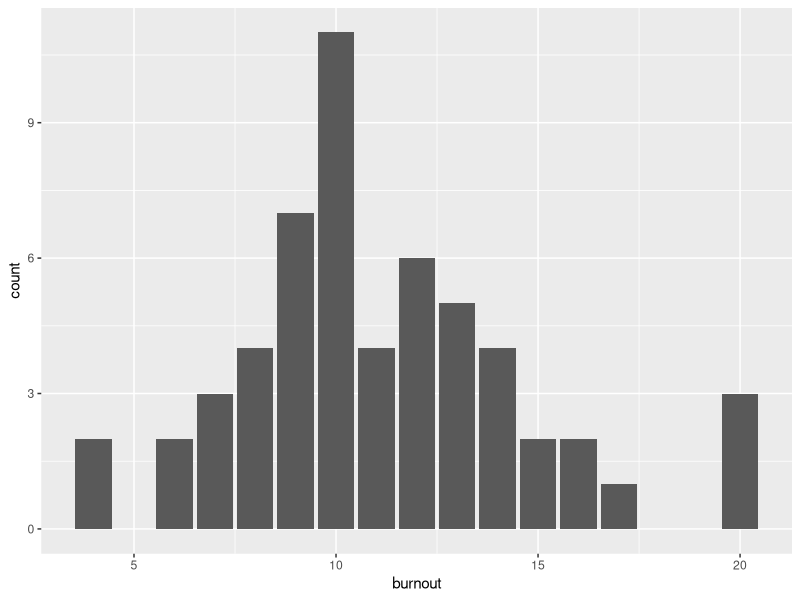
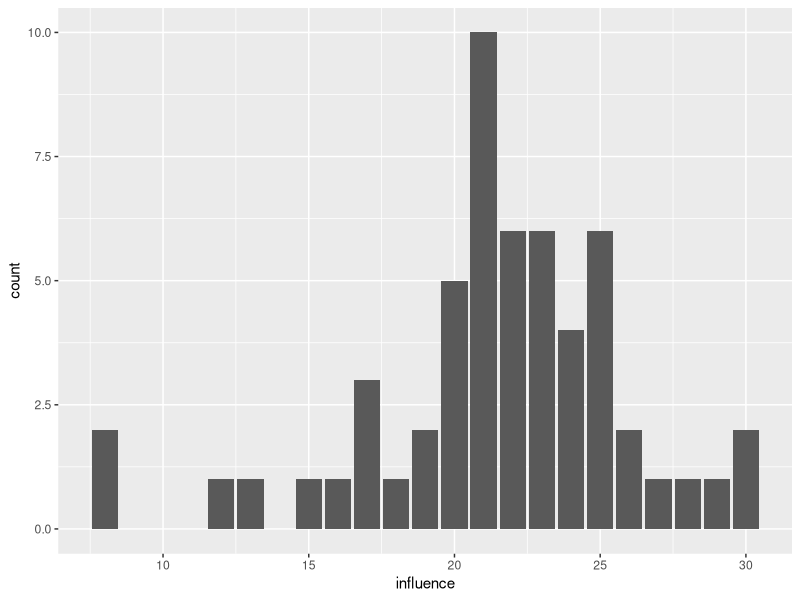
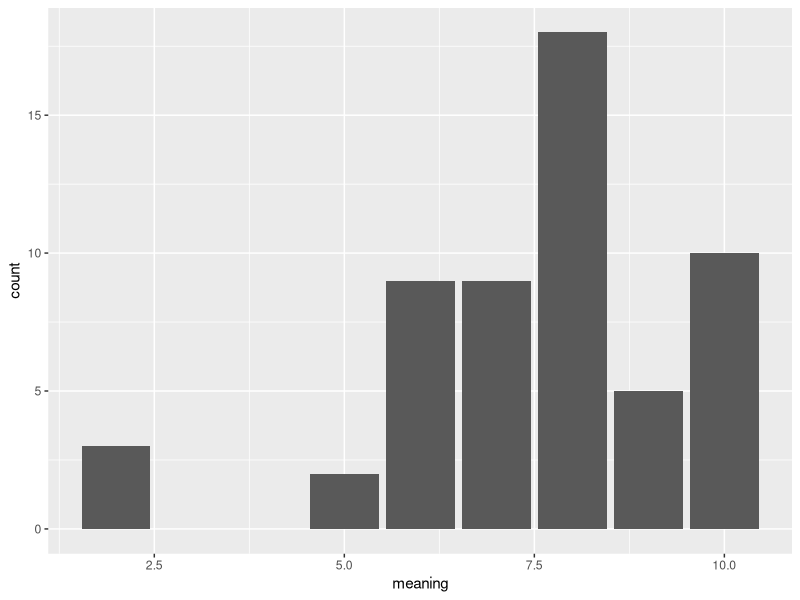
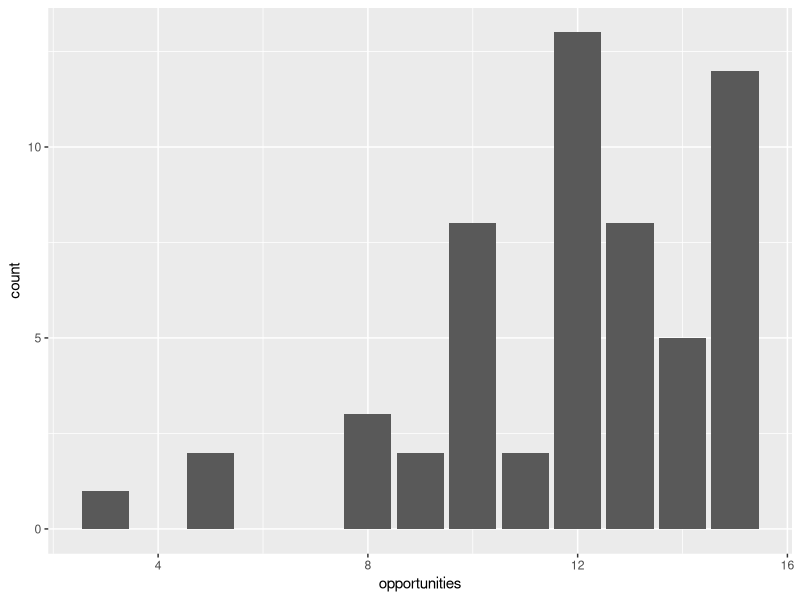
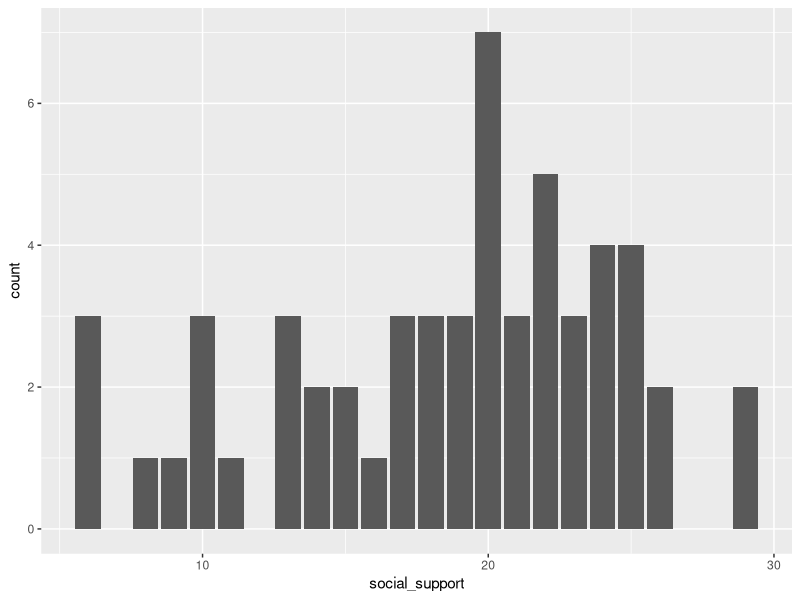
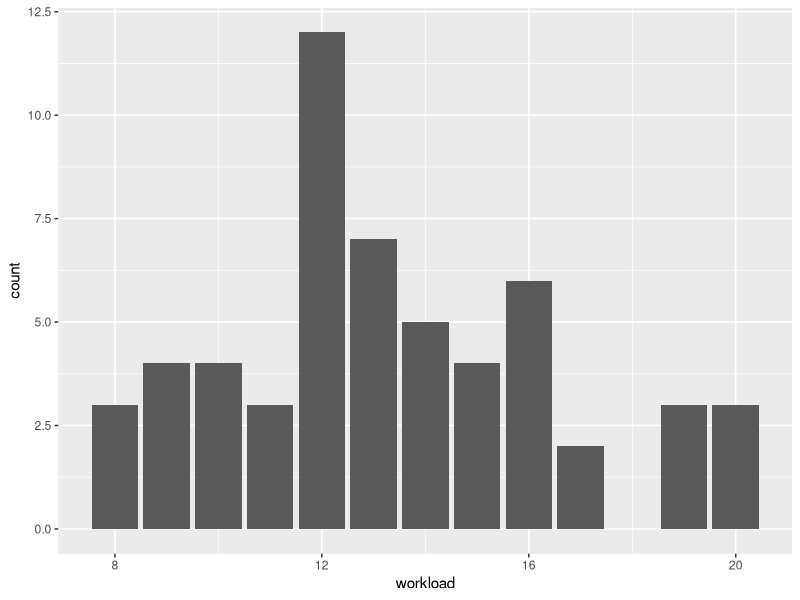
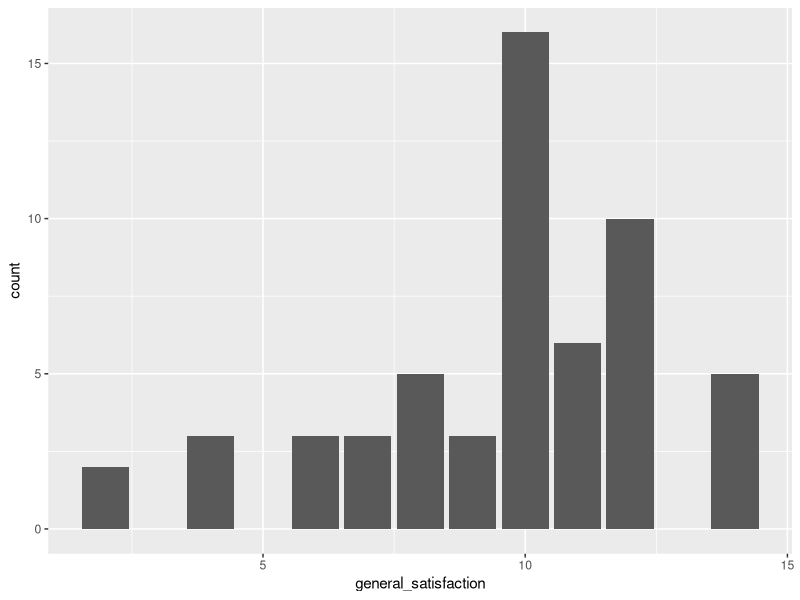
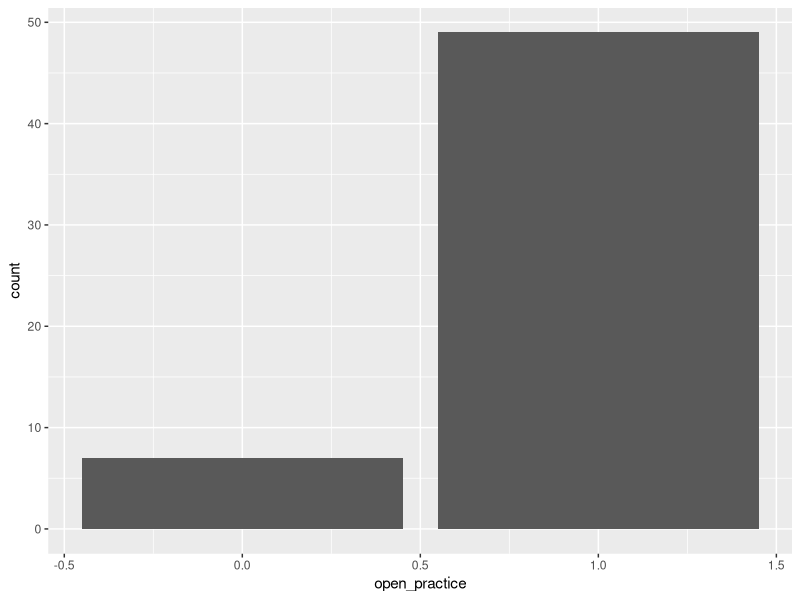

Write R code to recreate these figures, in order.
## ---- chunk 1
library(tidyverse)
library(here)
library(ggplot2)
data_path <- here("data")
## ---- chunk 2
data = read_csv(here::here("data/aggregated_data.csv"))
## ---- chunk 3
n = data |> 
  summarise(n = n())
## ---- chunk 4
gender = data |> 
  group_by(gender) |> 
  summarise(n = n())
## ---- chunk 5
title = data |> 
  group_by(title) |> 
  summarise(n = n())
## ---- chunk 6
discipline = data |> 
  group_by(discipline) |> 
  summarise(n = n())
## ---- chunk 7
last_published = data |> 
  group_by(last_published) |> 
  summarise(n = n())
## ---- chunk 8
academia_length = data |> 
  group_by(academia_length) |> 
  summarise(n = n())
## ---- chunk 9
phd = data |> 
  filter(title == "PhD student") |> 
  group_by(phd_dissertation) |> 
  summarise(n = n())
## ---- chunk 10
library(rlang)

survey = c("burnout", "influence", "meaning", "opportunities", "social_support", "workload",
           "general_satisfaction", "open_practice", "pay_satisfaction", "tool_satisfaction",
           "qrp_attitude", "role_conflict", "role_ambiguity", "pub_pressure_stress",
           "pub_pressure_attitude", "pub_pressure_resource")


distribution = function(data, survey){
  var = sym(survey)
  
  data |>
  ggplot(aes(x = !!var)) +
  geom_bar()

  ggsave(paste0("figures/", survey, "_distribution.png"))
}

for (i in survey){
  assign(paste0(i, "_distribution"), distribution(data, i))
}

#Introduce range based on survey min and max
## ---- chunk 11
processed = read_csv(here::here("data/processed_data.csv"))
qrp_data = processed |> 
  select(anonym_id, qrp_attitude_1:qrp_attitude_8) |> 
  left_join(select(data, anonym_id, qrp_attitude), by = "anonym_id")

#Distribution for each question

qrp_questions = c("qrp_attitude_1", "qrp_attitude_2", "qrp_attitude_3", "qrp_attitude_4",
                  "qrp_attitude_5", "qrp_attitude_6", "qrp_attitude_7", "qrp_attitude_8")

qrp_distribution_function = function(data, question){
  var = sym(question)
  
  data |>
  ggplot(aes(x = !!var)) +
  geom_bar() +
  coord_cartesian(xlim = c(1, 5))
  
  ggsave(paste0("figures/qrp/", question, "_distribution.png"))
}

for (i in qrp_questions){
  assign(paste0(i, "_distribution"), qrp_distribution_function(qrp_data, i))
}

#Correlation between questions

correlation = qrp_data |> 
  select(qrp_attitude_1:qrp_attitude_8) |> 
  cor(use = "complete.obs")

#Check floor effects
## Floor effects are present when more than 30% of the participants score the lowest possible score (researcher decision)
floor_effects = qrp_data |> 
  select(qrp_attitude_1:qrp_attitude_8) |> 
  summarise_all(~sum(.x == 1, na.rm = TRUE)/n()) |>
  pivot_longer(cols = everything(), names_to = "question", values_to = "lowest_response") |>
  mutate(floor_effect = ifelse(lowest_response > 0.3, "Yes", "No"))

#Distribution for questionnaire
qrp_distribution = qrp_data |> 
  select(anonym_id, qrp_attitude) |> 
  ggplot(aes(x = qrp_attitude)) +
  geom_bar() +
  coord_cartesian(xlim = c(8, 40))
## ---- chunk 12
cor_data = data |> 
  select(burnout:work_life_balance) |> 
  na.omit()

correlations <- cor(as.matrix(cor_data))
correlations[!lower.tri(correlations)] <- NA

correlations = data.frame(correlations) |> 
  rownames_to_column() |>
  gather(key="variable", value="correlation", -rowname)

correlations = correlations |> 
  mutate(above_.8 = abs(correlation) > 0.8) |> 
  filter(!is.na(correlation))

#Check if anything is above 0.8

correlations |> 
  filter(above_.8 == TRUE) |> 
  select(rowname, variable, correlation)
